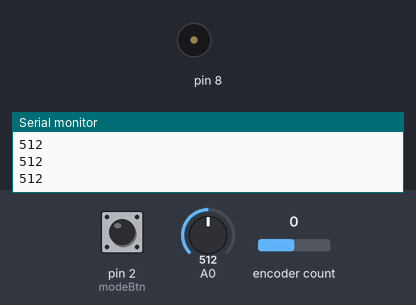
Bench run of a sketch on a simulated Arduino Uno, built with avr-gcc and run on an emulated ATmega328P. Shown: buzzer (waves = sounding), the last lines printed to the serial monitor. Inputs (shaded band) come from the test bench; at power-on: encoder count 0, A0 = 512, pin 2 (modeBtn) HIGH.

Above: at 1.2 s.
1.3 s: encoder count set to 1
2.8 s: A0 set to 360
4.3 s: encoder count set to 2
At 4.5 s:
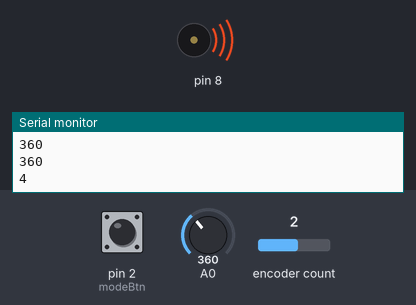
Timing chart, 0 to 13.3 s (numbered marks = the images above; inputs shaded):
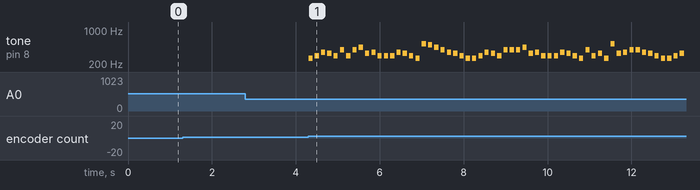

The sketch:

speaker2-main.ino
```cpp
#include "pitches.h"

#include <Encoder.h>

// Change these two numbers to the pins connected to your encoder.
//   Best Performance: both pins have interrupt capability
//   Good Performance: only the first pin has interrupt capability
//   Low Performance:  neither pin has interrupt capability
Encoder myEnc(5, 4);
//   avoid using pins with LEDs attached

int modeBtn = 2;
int setMode, flag;

int Melody1[] = {

//  캉캉 12+14+12+12
          //1 //12
          NOTE_C4,NOTE_C4,
          NOTE_D4,NOTE_F4,NOTE_E4,NOTE_D4,
          NOTE_G4,NOTE_D4,
          NOTE_G4,NOTE_A4,NOTE_E4,NOTE_F4,
          //2 //14
          NOTE_D4,NOTE_D4,
          NOTE_D4,NOTE_F4,NOTE_E4,NOTE_D4,
          NOTE_C4,NOTE_C5,NOTE_B4,NOTE_A4,
          NOTE_G4,NOTE_F4,NOTE_E4,NOTE_D4,
          //3 //12
          NOTE_C4,NOTE_C4,
          NOTE_D4,NOTE_F4,NOTE_E4,NOTE_D4,
          NOTE_G4,NOTE_G4,
          NOTE_G4,NOTE_A4,NOTE_E4,NOTE_F4,
          //4 //12
          NOTE_D4,NOTE_D4,
          NOTE_D4,NOTE_F4,NOTE_E4,NOTE_D4,
          NOTE_C4,NOTE_G4,NOTE_D4,NOTE_E4,
          NOTE_C4,NOTE_C5,

         };

int Melody2[] = {
          //1 //15 //환희의 송가
        NOTE_E4,NOTE_E4,NOTE_F4,NOTE_G4,
        NOTE_G4,NOTE_F4,NOTE_E4,NOTE_D4,
        NOTE_C4,NOTE_C4,NOTE_D4,NOTE_E4,
        NOTE_E4,NOTE_D4,NOTE_D4,
        //2 //15
        NOTE_E4,NOTE_E4,NOTE_F4,NOTE_G4,
        NOTE_G4,NOTE_F4,NOTE_E4,NOTE_D4,
        NOTE_C4,NOTE_C4,NOTE_D4,NOTE_E4,
        NOTE_D4,NOTE_C4,NOTE_C4,
        //3 //17
        NOTE_D4,NOTE_D4,NOTE_E4,NOTE_C4,
        NOTE_D4,NOTE_E4,NOTE_F4,NOTE_E4,NOTE_C4,
        NOTE_D4,NOTE_E4,NOTE_F4,NOTE_E4,NOTE_D4,
        NOTE_C4,NOTE_D4,NOTE_D4,
        //4 //15
        NOTE_E4,NOTE_E4,NOTE_F4,NOTE_G4,
        NOTE_G4,NOTE_F4,NOTE_E4,NOTE_D4,
        NOTE_C4,NOTE_C4,NOTE_D4,NOTE_E4,
        NOTE_E4,NOTE_D4,NOTE_D4,
         };

//        {NOTE_C5, NOTE_C5, NOTE_G4, NOTE_G4, NOTE_E4, NOTE_E4, NOTE_C4, NOTE_C4,},//falling
//        {NOTE_A5, NOTE_C5, NOTE_A5, NOTE_E5, NOTE_A5, NOTE_D5, NOTE_A5, NOTE_F5,},//tention
//        {NOTE_G5, NOTE_F5, NOTE_G5,       0, NOTE_E5, NOTE_F5, NOTE_D5,       0,},//bridge
//        {NOTE_E4, NOTE_E4, NOTE_E4, NOTE_E4, NOTE_C4, NOTE_E4, NOTE_G4, NOTE_G3,},
//        {NOTE_E4, NOTE_E4, NOTE_E4, NOTE_E4, NOTE_C4, NOTE_E4, NOTE_G4, NOTE_G3,},
//        {NOTE_E4, NOTE_E4, NOTE_E4, NOTE_E4, NOTE_C4, NOTE_E4, NOTE_G4, NOTE_G3,},
//
//};

unsigned long oldMillis = 0, diffTime = 0;

void setup() {
        Serial.begin(9600);
        Serial.println("Basic Encoder Test:");
        pinMode(modeBtn, INPUT_PULLUP);
}

long oldPosition  = -999;

int melodyCnt;
int delay_time=150;

void loop() {

        int sensorVal = analogRead(A0);
        Serial.println(sensorVal);


        MODE_SET();
        unsigned long currentMillis = millis() / 5;

        long newPosition = myEnc.read() / 2;
        if (newPosition != oldPosition) {
                if (oldPosition - newPosition < 0)
                {
                        if (melodyCnt < 224) melodyCnt++;
                        else              melodyCnt = 0;
                }
                else
                {
                        if (melodyCnt > 0) melodyCnt--;
                        else              melodyCnt = 224;
                }
                Serial.println(newPosition);
                diffTime = currentMillis - oldMillis;
                oldMillis = currentMillis;

                oldPosition = newPosition;
                //Serial.println(currentMillis);
                if (diffTime > 100)  diffTime = 100;

                int music=0;


                switch (setMode) {
                case 0:
                  music=12+14+12+12;
                  if (sensorVal < 370 ){
                    int start = 1;
                    while(start < music) {
                      tone(8,Melody1[start%music], 100);
                      delay(delay_time);
                      start++;
                    }
                  }
                case 1:
                  music=15+15+17+15;
                  if (sensorVal < 370 ){
                    int start = 1;
                    while(start < music) {
                      tone(8,Melody2[start%music], 100);
                      delay(delay_time);
                      start++;
                    }
                  }
//                case 2:
//                  music=;
//                  mode=2;
//                case 3:
//                  music=;
//                  mode=3;
//                case 4:
//                  music=;
//                  mode=4;
//                case 5:
//                  music=;
//                  mode=5;
//                case 6:
//                  music=;
//                  mode=6;
//                case 7:
//                  music=;
//                  mode=7;
                }


                delay(105 - diffTime);
                noTone(8);
                //Serial.println(diffTime);
        }
}

void MODE_SET()
{
        if (digitalRead(modeBtn) == LOW)
        {
                if (!flag)
                {
                        flag = 1;

                        if (setMode < 2) setMode++;
                        else          setMode = 0;
                }

        }
        else
        {
                flag = 0;
        }
}
```

pitches.h
```cpp
/*************************************************
 * Public Constants
 *************************************************/

#define NOTE_B0  31
#define NOTE_C1  33
#define NOTE_CS1 35
#define NOTE_D1  37
#define NOTE_DS1 39
#define NOTE_E1  41
#define NOTE_F1  44
#define NOTE_FS1 46
#define NOTE_G1  49
#define NOTE_GS1 52
#define NOTE_A1  55
#define NOTE_AS1 58
#define NOTE_B1  62
#define NOTE_C2  65
#define NOTE_CS2 69
#define NOTE_D2  73
#define NOTE_DS2 78
#define NOTE_E2  82
#define NOTE_F2  87
#define NOTE_FS2 93
#define NOTE_G2  98
#define NOTE_GS2 104
#define NOTE_A2  110
#define NOTE_AS2 117
#define NOTE_B2  123
#define NOTE_C3  131
#define NOTE_CS3 139
#define NOTE_D3  147
#define NOTE_DS3 156
#define NOTE_E3  165
#define NOTE_F3  175
#define NOTE_FS3 185
#define NOTE_G3  196
#define NOTE_GS3 208
#define NOTE_A3  220
#define NOTE_AS3 233
#define NOTE_B3  247
#define NOTE_C4  262
#define NOTE_CS4 277
#define NOTE_D4  294
#define NOTE_DS4 311
#define NOTE_E4  330
#define NOTE_F4  349
#define NOTE_FS4 370
#define NOTE_G4  392
#define NOTE_GS4 415
#define NOTE_A4  440
#define NOTE_AS4 466
#define NOTE_B4  494
#define NOTE_C5  523
#define NOTE_CS5 554
#define NOTE_D5  587
#define NOTE_DS5 622
#define NOTE_E5  659
#define NOTE_F5  698
#define NOTE_FS5 740
#define NOTE_G5  784
#define NOTE_GS5 831
#define NOTE_A5  880
#define NOTE_AS5 932
#define NOTE_B5  988
#define NOTE_C6  1047
#define NOTE_CS6 1109
#define NOTE_D6  1175
#define NOTE_DS6 1245
#define NOTE_E6  1319
#define NOTE_F6  1397
#define NOTE_FS6 1480
#define NOTE_G6  1568
#define NOTE_GS6 1661
#define NOTE_A6  1760
#define NOTE_AS6 1865
#define NOTE_B6  1976
#define NOTE_C7  2093
#define NOTE_CS7 2217
#define NOTE_D7  2349
#define NOTE_DS7 2489
#define NOTE_E7  2637
#define NOTE_F7  2794
#define NOTE_FS7 2960
#define NOTE_G7  3136
#define NOTE_GS7 3322
#define NOTE_A7  3520
#define NOTE_AS7 3729
#define NOTE_B7  3951
#define NOTE_C8  4186
#define NOTE_CS8 4435
#define NOTE_D8  4699
#define NOTE_DS8 4978
```

Measured:
- after the input at 4.3 s, tone on pin 8: plays 262 Hz for 0.10 s, 294 Hz for 0.10 s, 349 Hz for 0.10 s, 330 Hz for 0.10 s, 294 Hz for 0.10 s, 392 Hz for 0.10 s … (60 notes in this stretch), starting at once
